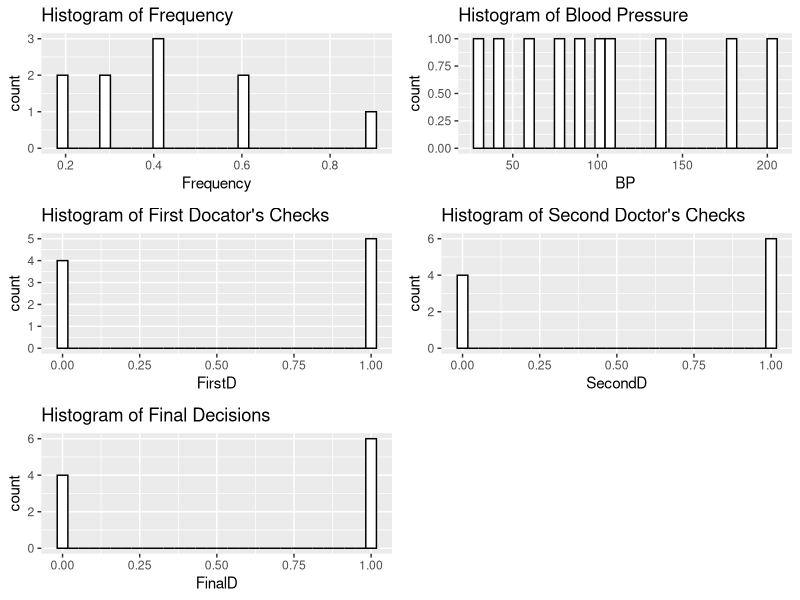

This chart was generated by the following R code: (Note: this script raises an error after producing the figure.)
library(ggplot2)
library(gdata)
library(reshape2)
library(gridExtra)



Frequency <- c(0.6, 0.3, 0.4, 0.4, 0.2, 0.6, 0.3, 0.4, 0.9, 0.2)
BP <- c(103, 87, 32, 42, 59, 109, 78, 205, 135, 176)
FirstD <- c(1, 1, 1, 1, 0, 0, 0, 0, NA, 1)
SecondD <- c(0, 0, 1, 1, 0, 0, 1, 1, 1, 1)
FinalD <- c(0, 1, 0, 1, 0, 1, 0, 1, 1, 1)

hospital <- data.frame(Frequency, BP, FirstD, SecondD, FinalD)
hospital


hist1 <- ggplot(hospital, aes(x = Frequency)) + geom_histogram(fill = "white", color = "black") + 
  ggtitle("Histogram of Frequency")

hist2 <- ggplot(hospital, aes(x = BP)) + geom_histogram(fill = "white", color = "black") + 
  ggtitle("Histogram of Blood Pressure")

hist3 <- ggplot(hospital, aes(x = FirstD)) + geom_histogram(fill = "white", color = "black") + 
  ggtitle("Histogram of First Docator's Checks")

hist4 <- ggplot(hospital, aes(x = SecondD)) + geom_histogram(fill = "white", color = "black") + 
  ggtitle("Histogram of Second Doctor's Checks")

hist5 <- ggplot(hospital, aes(x = FinalD)) + geom_histogram(fill = "white", color = "black") + 
  ggtitle("Histogram of Final Decisions")

his.hospital <- grid.arrange(hist1, hist2, hist3, hist4, hist5)

melt()


box1 <- ggplot(hospital, aes(x = Frequency, y = factor(0))) + geom_boxplot() + ggtitle("Boxplot of Frequency")

box2 <- ggplot(hospital, aes(x = BP, y = factor(0))) + geom_boxplot() + ggtitle("Boxplot of BloodPressure")

box3 <- ggplot(hospital, aes(x = FirstD, y = factor(0))) + geom_boxplot() + ggtitle("Boxplot of First Doctor's Checks")

box4 <- ggplot(hospital, aes(x = SecondD, y = factor(0))) + geom_boxplot() + ggtitle("Boxplot of Second Doctor's Checks")

box5 <- ggplot(hospital, aes(x = FinalD, y = factor(0))) + geom_boxplot() + ggtitle("Boxplot of Final Decsions")

box.hospital <- grid.arrange(box1, box2, box3, box4, box5)
